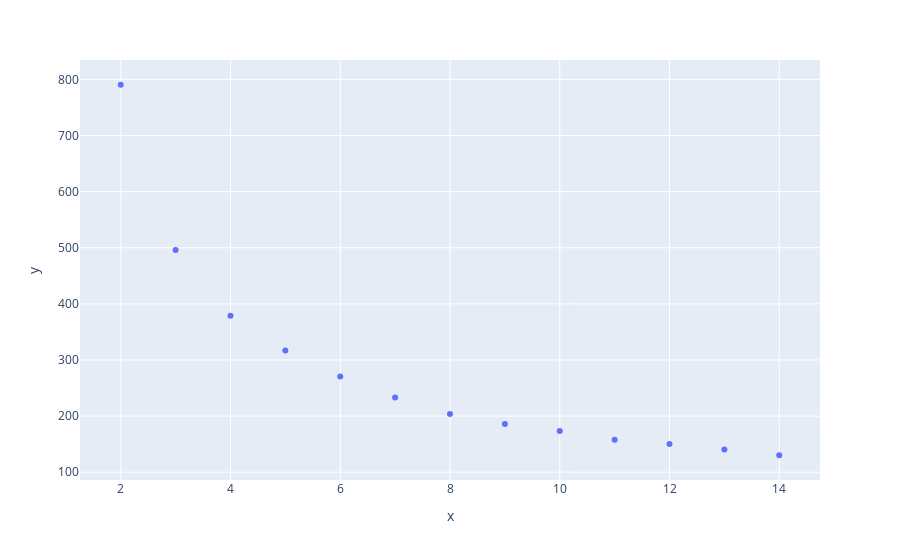

The notebook cell saved with this chart:
### Code cell
px.scatter(x=list(range(2, 15)), y=inertias)

### Figure 1 — Plotly figure (JSON) as saved in the notebook; plotly's stock layout.template omitted (floating-point values rounded to 4 significant figures)
{"data": [{"hovertemplate": "x=%{x}<br>y=%{y}<extra></extra>", "legendgroup": "", "marker": {"color": "#636efa", "symbol": "circle"}, "mode": "markers", "name": "", "orientation": "v", "showlegend": false, "type": "scatter", "x": [2, 3, 4, 5, 6, 7, 8, 9, 10, 11, 12, 13, 14], "xaxis": "x", "y": [790.5, 495.9, 378.8, 316.8, 270.4, 233.3, 203.8, 186.0, 173.5, 157.8, 150.4, 140.5, 130.2], "yaxis": "y"}], "layout": {"legend": {"tracegroupgap": 0}, "margin": {"t": 60}, "xaxis": {"anchor": "y", "domain": [0, 1], "title": {"text": "x"}}, "yaxis": {"anchor": "x", "domain": [0, 1], "title": {"text": "y"}}}}
